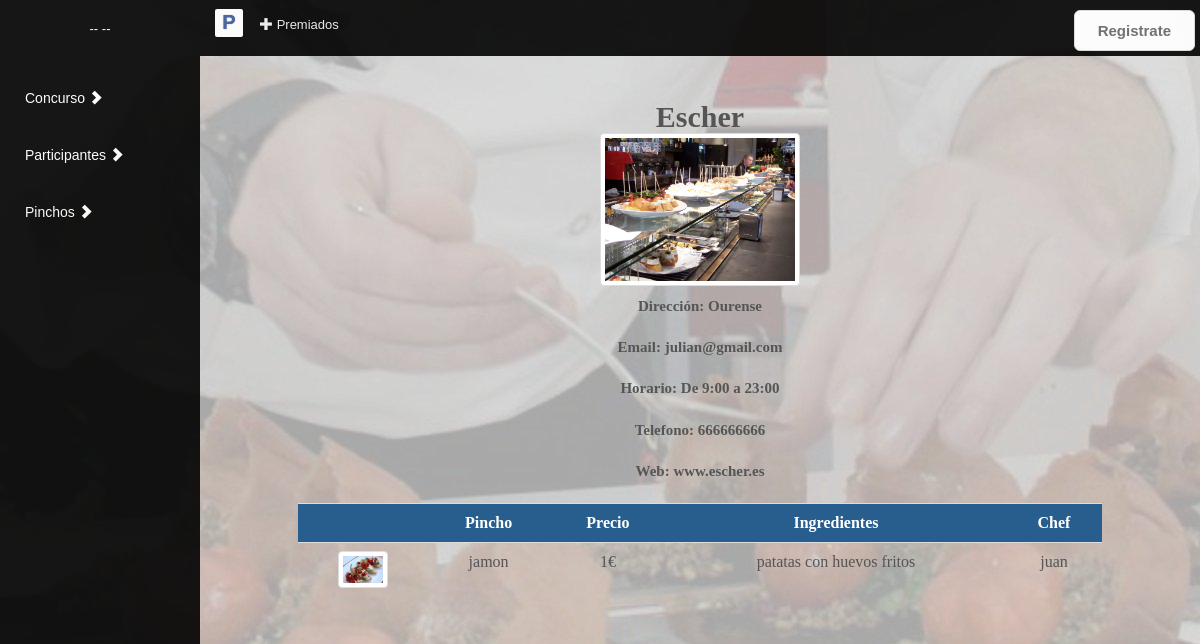
/index.php?controller=participante&action=consultaParticipante&id=julian@gmail.com, run on the app's committed database.
### tables this page shows
CREATE TABLE IF NOT EXISTS `participante` (
  `direccionP` VARCHAR(45) NOT NULL,
  `telefonoP` INT NOT NULL,
  `nombreLocalP` VARCHAR(45) NOT NULL,
  `horarioP` VARCHAR(45) NOT NULL,
  `paginaWebP` VARCHAR(45) NOT NULL,
  `fotoP` VARCHAR(45) NOT NULL,
  `usuarioEmail` VARCHAR(45) NOT NULL,
  PRIMARY KEY (`usuarioEmail`),
  FOREIGN KEY (`usuarioEmail`) REFERENCES `usuario` (`emailU`)
  );

CREATE TABLE IF NOT EXISTS `pincho` (
  `idPi` INT NOT NULL,
  `nombrePi` VARCHAR(45) NOT NULL,
  `precioPi` INT NOT NULL,
  `ingredientesPi` VARCHAR(255) NOT NULL,
  `cocineroPi` VARCHAR(45) NOT NULL,
  `numvotosPopPi` INT NOT NULL,
  `numvotosProfPi` DOUBLE NOT NULL,
  `fotoPi` VARCHAR(45) NOT NULL,
  `estadoPi` TINYINT(1) NOT NULL comment '1=activo, 0=inactivo',
  `participanteEmail` VARCHAR(45) NOT NULL,
  `numvotePi` VARCHAR(45) NOT NULL,
  PRIMARY KEY (`idPi`),
  FOREIGN KEY (`participanteEmail`) REFERENCES `participante` (`usuarioEmail`)
  );

### src/core/ViewManager.php (called while the page is built, shortened)
<?php
class ViewManager {
  private $variables = array();
  public function setVariable($varname, $value, $flash=false) {
    $this->variables[$varname] = $value;
  }
  public function getVariable($varname, $default=NULL) {
    if (!isset($this->variables[$varname])) {
      return $default;
    }
    return $this->variables[$varname];
  }
  public function render($controller, $viewname) {
    include(__DIR__."/../view/$controller/$viewname.php");
  }
  private static $viewmanager_singleton = NULL;
  public static function getInstance() {
    if (self::$viewmanager_singleton == null) {
      self::$viewmanager_singleton = new ViewManager();
    }
    return self::$viewmanager_singleton;
  }
}

### src/controller/ParticipanteController.php (called while the page is built, shortened)
<?php
require_once(__DIR__."/../model/Participantes.php");
require_once(__DIR__."/../core/ViewManager.php");
class ParticipanteController extends DBController {
  private $participante;
  public function __construct() {
    $this->participante = new Participantes();
  }
  public function consultaParticipante(){
    if (isset($_GET["id"])){
      $userEmail = $_GET["id"];
    }
    $participanteData = $this->participante->consultaParticipante($userEmail);
    $participanteDataPinchos = $this->participante->pinchosAsoc($userEmail);
    if ($participanteDataPinchos != NULL) {
      $this->view->setVariable("participantePinchos", $participanteDataPinchos);
    }
    $this->view->setVariable("participante", $participanteData);
    $this->view->render("vistas", "consultaPart");
  }
}

### src/index.php (called while the page is built, shortened)
<?php
function run() {
  try {
    $controller = loadController($_GET["controller"]);
    $actionName = $_GET["action"];
    $controller->$actionName();
  } catch(Exception $ex) {
    die("An exception occured!!!!!".$ex->getMessage());
  }
}
function loadController($controllerName) {
  return new $controllerClassName();
}
run();
?>

### src/model/Participantes.php (called while the page is built, shortened)
<?php
class Participantes {
  public function consultaParticipante($email){
    $db = PDOConnection::getInstance();
    $stmt = $db->prepare("SELECT `participante`.*, `usuario`.* FROM usuario, participante  WHERE ((`usuario`.`emailU` = `participante`.`usuarioEmail`) AND (`participante`.`usuarioEmail` = ?))");
    $stmt->execute(array($email));
    $user_data = $stmt->fetchAll(PDO::FETCH_ASSOC);
    return $user_data;
  }
  public function pinchosAsoc($email){
    $db = PDOConnection::getInstance();
    $stmt = $db->prepare("SELECT * FROM pincho where participanteEmail=?");
    $stmt->execute(array($email));
    $pincho_data = $stmt->fetchAll(PDO::FETCH_ASSOC);
    return $pincho_data;
  }
}

### src/view/vistas/consultaPart.php (the view, shortened to what this page needs)
<?php
include(__DIR__."/../layouts/inicio.php");
require_once(__DIR__."/../../core/ViewManager.php");
$view = ViewManager::getInstance();
$participante = $view->getVariable("participante");
$pinchos = $view->getVariable("participantePinchos");
?>
<div class="margensup" >
  <h2 class="alineado">
    <?php echo $participante[0]["nombreLocalP"]; ?>
    <div><img src="./resources/img/participantes/<?php echo md5($participante[0]["nombreLocalP"]); ?>.jpg" alt="./resources/img/participantes/<?php echo md5($participante[0]["nombreLocalP"]); ?>.jpg" class="img-thumbnail" height="200" width="200"></div>
  </h2>
  <div class="column col-lg-10 col-md-10 col-sm-12 col-xs-12 col-md-offset-1">
    <div class="form-group alineado ">
      <label class="control-label">Dirección: </label>
      <label class=" control-label"><?php echo $participante[0]["direccionP"]; ?></label>
    </div>
    <div class="form-group alineado ">
      <label class="control-label">Email: </label>
      <label class=" control-label"> <?php echo $participante[0]["usuarioEmail"]; ?> </label>
    </div>
    <div class="form-group alineado ">
      <label class="control-label">Horario: </label>
      <label class=" control-label"><?php echo $participante[0]["horarioP"]; ?></label>
    </div>
    <div class="form-group alineado ">
      <label class="control-label">Telefono: </label>
      <label class=" control-label"><?php echo $participante[0]["telefonoP"]; ?></label>
    </div>
    <div class="form-group alineado ">
      <label class="control-label">Web: </label>
      <label class=" control-label"><?php echo $participante[0]["paginaWebP"]; ?></label>
    </div>
    <table class="table alineado ">
      <tr class="activa">
        <td></td>
        <td>Pincho</td>
        <td>Precio</td>
        <td>Ingredientes</td>
        <td>Chef</td>
      </tr>
      <?php
      if($pinchos!=null){
        foreach ($pinchos as $pincho): ?>
        <a href="pincho.php">
          <tr class="tablehover">
            <td><img src="<?php echo $pincho["fotoPi"]; ?>" alt="./resources/img/participantes/<?php echo $pincho["fotoPi"]; ?>.jpg" class="img-thumbnail" height="50" width="50"></td>
            <td><?php echo $pincho["nombrePi"]; ?></td>
            <td><?php echo $pincho["precioPi"]; ?>€</td>
            <td><?php echo $pincho["ingredientesPi"]; ?></td>
            <td><?php echo $pincho["cocineroPi"]; ?></td>
          </tr>
        </a>
      <?php endforeach; }?>
    </table>
    </div>
  </div>
  <?php
  include(__DIR__."../../layouts/pie.php");
  ?>

### src/resources/css/styles.css (style rules this page uses)
.fondo { background-color: #d6d6d6; background-image:url('../img/portada/portadaIn.jpg'); }
html, body { font-family: cursive; font-size:15px; color:#555555; }
a { color:#222222; }
.wrapper:before, .wrapper:after, .column:before, .column:after { content: ""; display: table; }
.wrapper:after, .column:after { clear: both; }
.activa { background-color:#285e8e; color:#ffffff; text-align:center; font-weight: bold; }
.column { overflow: auto; *zoom:1; }
.margensup { margin-top:100px; }
.alineado { text-align:center; }
h1,h2,h3 { font-weight:800; }

### data on the page
participante: nombreLocalP "Escher", direccionP "Ourense", usuarioEmail "julian@gmail.com", horarioP "De 9:00 a 23:00", telefonoP "666666666", paginaWebP "www.escher.es"
pincho: fotoPi (picture), nombrePi "jamon", precioPi "1", ingredientesPi "patatas con huevos fritos", cocineroPi "juan"
